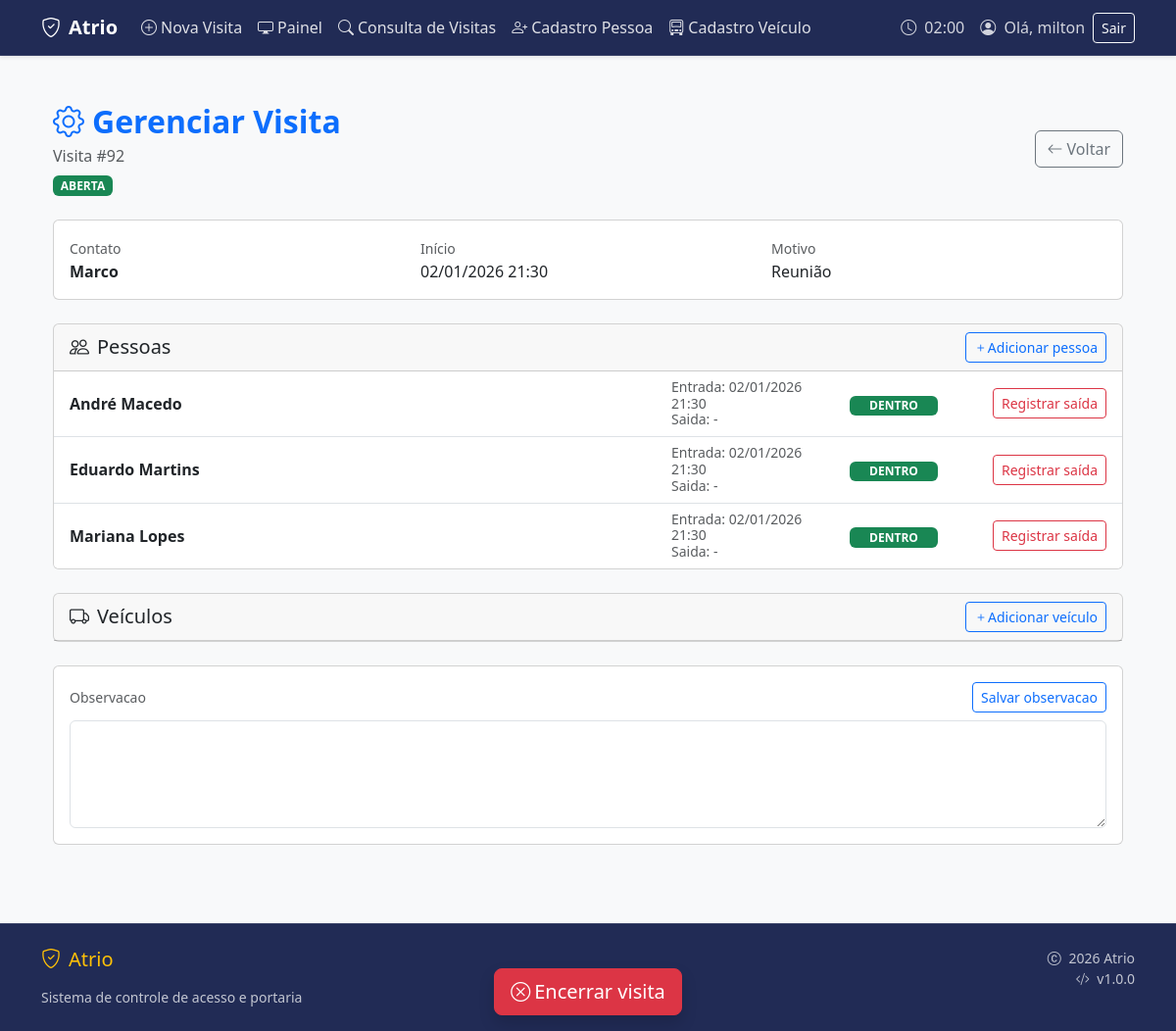
The app's page /visitas/92/ (signed in), older data.
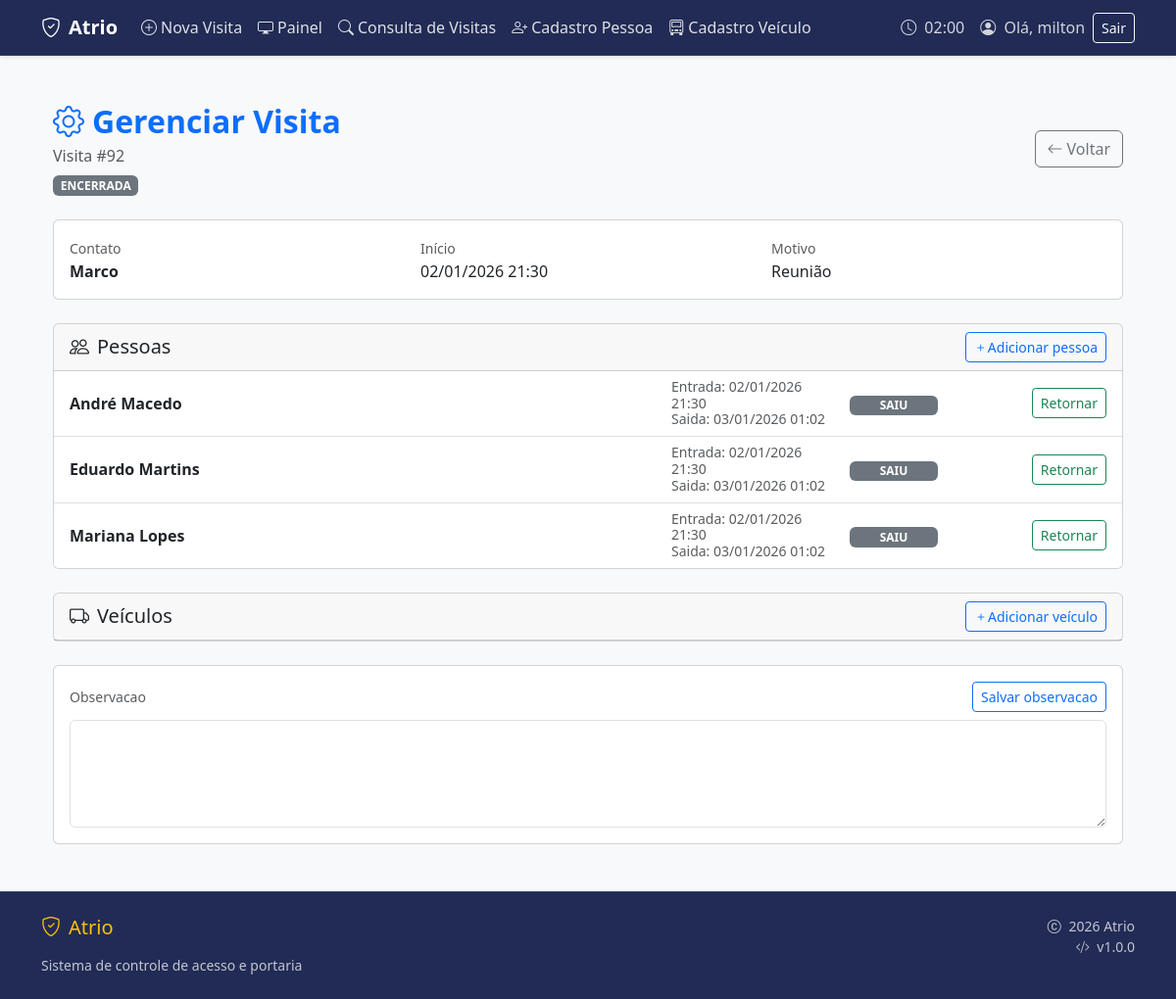
The same page, newer data.
### apps/visitas/models.py (models this page shows, shortened)
class GrupoVisita(models.Model):
    criado_por = models.ForeignKey(
        settings.AUTH_USER_MODEL,
        on_delete=models.SET_NULL,
        null=True,
        blank=True,
        related_name="visitas_criadas"
    )
    data_entrada = models.DateTimeField(auto_now_add=True)
    data_saida = models.DateTimeField(blank=True, null=True)
    autorizado_por = models.CharField(max_length=200, blank=True, null=True)
    motivo = models.CharField(max_length=200, blank=True, null=True)
    observacao = models.TextField(blank=True, null=True)

class VisitaPessoa(models.Model):
    grupo = models.ForeignKey(
        GrupoVisita,
        on_delete=models.CASCADE,
        related_name="pessoas"
    )
    pessoa = models.ForeignKey(
        "pessoas.Pessoa",
        on_delete=models.CASCADE
    )
    data_entrada = models.DateTimeField(auto_now_add=True)
    data_saida = models.DateTimeField(blank=True, null=True)

### apps/pessoas/models.py (models this page shows, shortened)
class Pessoa(models.Model):
    TIPO_CHOICES = [
        ("visitante", "Visitante"),
        ("funcionario", "Funcionário"),
        ("motorista", "Motorista"),
    ]
    nome = models.CharField(max_length=200)
    empresa = models.CharField(max_length=200, blank=True, null=True)
    tipo = models.CharField(max_length=20, choices=TIPO_CHOICES, blank=True, null=True)
    observacao = models.TextField(blank=True, null=True)
    criado_em = models.DateTimeField(auto_now_add=True)
    class Meta:
        app_label = "pessoas"

### apps/ui/views.py (the view)
# urls.py: path('visitas/<int:id>/', views.gerenciar_visita, name='gerenciar_visita'),
@login_required
def gerenciar_visita(request, id):
    visita = get_object_or_404(GrupoVisita, pk=id)
    pessoas = VisitaPessoa.objects.filter(grupo=visita).select_related("pessoa")
    veiculos = VisitaVeiculo.objects.filter(grupo=visita).select_related("veiculo")
    return render(request, "ui/gerenciar_visita.html", {
        "visita": visita,
        "pessoas": pessoas,
        "veiculos": veiculos,
    })

### apps/ui/templates/ui/gerenciar_visita.html (shortened to what this page needs)
{% extends "ui/base.html" %}
{% load static %}
{% block content %}
<div class="container-fluid py-4">
  <div class="d-flex justify-content-between align-items-center mb-4">
    <div>
      <h2 class="fw-bold text-primary mb-1">
        <i class="bi bi-gear me-2"></i>Gerenciar Visita
      </h2>
      <p class="text-muted mb-0">
        Visita #{{ visita.id }}
      </p>
      {% if visita.data_saida %}
        <span class="badge bg-secondary mt-2">ENCERRADA</span>
      {% else %}
        <span class="badge bg-success mt-2">ABERTA</span>
      {% endif %}
    </div>
    <div class="d-flex gap-2">
      <a href="{% url 'ui:visitas' %}" class="btn btn-outline-secondary" id="btnVoltarVisitas" data-default-url="{% url 'ui:visitas' %}">
        <i class="bi bi-arrow-left me-1"></i>Voltar
      </a>
    </div>
  </div>
  <div class="card mb-4">
    <div class="card-body">
      <div class="row g-3">
        <div class="col-md-4">
          <small class="text-muted">Contato</small>
          <div class="fw-semibold">{{ visita.autorizado_por }}</div>
        </div>
        <div class="col-md-4">
          <small class="text-muted">Início</small>
          <div>{{ visita.data_entrada|date:"d/m/Y H:i" }}</div>
        </div>
        <div class="col-md-4">
          <small class="text-muted">Motivo</small>
          <div>{{ visita.motivo|default:"-" }}</div>
        </div>
      </div>
    </div>
  </div>
  <div class="card mb-4">
    <div class="card-header d-flex justify-content-between align-items-center">
      <h5 class="mb-0">
        <i class="bi bi-people me-2"></i>Pessoas
      </h5>
      <button
        id="btnAddPessoaGerenciar"
        class="btn btn-sm btn-outline-primary"
        onclick="mostrarBuscaPessoa()">
        <i class="bi bi-plus"></i>Adicionar pessoa
      </button>
    </div>
    <ul class="list-group list-group-flush">
      {% for p in pessoas %}
        <li class="list-group-item">
          <div class="linha-visita">
            <div class="col-nome">
              <strong>{{ p.pessoa.nome }}</strong>
            </div>
            <div class="col-datas text-muted small">
              <div>Entrada: {{ p.data_entrada|date:"d/m/Y H:i" }}</div>
              <div>Saida: {{ p.data_saida|date:"d/m/Y H:i"|default:"-" }}</div>
            </div>
            <div class="col-status">
              {% if p.data_saida %}
                <span class="badge bg-secondary status-badge">SAIU</span>
              {% else %}
                <span class="badge bg-success status-badge">DENTRO</span>
              {% endif %}
            </div>
            <div class="col-acao">
              {% if p.data_saida %}
                <button class="btn btn-sm btn-outline-success"
                        onclick="registrarEntradaPessoa({{ p.id }})">
                  Retornar
                </button>
              {% else %}
                <button class="btn btn-sm btn-outline-danger"
                        onclick="registrarSaidaPessoa({{ p.id }})">
                  Registrar saída
                </button>
              {% endif %}
            </div>
          </div>
        </li>
      {% endfor %}
    </ul>
  </div>
  <div class="card">
    <div class="card-header d-flex justify-content-between align-items-center">
      <h5 class="mb-0">
        <i class="bi bi-truck me-2"></i>Veículos
      </h5>
      <button
        id="btnAddVeiculoGerenciar"
        class="btn btn-sm btn-outline-primary"
        onclick="mostrarBuscaVeiculo()">
        <i class="bi bi-plus"></i>Adicionar veículo
      </button>
    </div>
  </div>
  <div class="card mt-4">
    <div class="card-body">
      <div class="d-flex justify-content-between align-items-center mb-2">
        <small class="text-muted">Observacao</small>
        <button class="btn btn-sm btn-outline-primary" id="btnSalvarObservacao">
          Salvar observacao
        </button>
      </div>
      <textarea id="observacaoInput" class="form-control" rows="4">{{ visita.observacao|default:"" }}</textarea>
    </div>
  </div>
</div>
{% if not visita.data_saida %}
  <div class="container-fluid py-3">
    <div class="sticky-footer">
      <div class="inner">
        <button id="btnEncerrarGerenciar" class="btn btn-danger btn-lg shadow"
          onclick="handleEncerrarClick()">
          <i class="bi bi-x-circle me-1"></i>Encerrar visita
        </button>
      </div>
    </div>
  </div>
{% endif %}
{% endblock %}

### apps/ui/templates/ui/base.html (shortened to what this page needs)
{% load static %}
<!DOCTYPE html>
<html lang="pt-BR">
<head>
  <link href="https://cdn.jsdelivr.net/npm/bootstrap@5.3.3/dist/css/bootstrap.min.css" rel="stylesheet">
  <link href="https://cdn.jsdelivr.net/npm/bootstrap-icons@1.11.3/font/bootstrap-icons.min.css" rel="stylesheet">
  <link rel="stylesheet" href="{% static 'css/estilos.css' %}">
</head>
<body class="d-flex flex-column min-vh-100 bg-light">
<nav class="navbar navbar-expand-lg navbar-dark navbar-custom shadow-sm">
  <div class="container">
    <a class="navbar-brand fw-bold" href="{% url 'ui:painel' %}">
      <i class="bi bi-shield-check me-2"></i>Atrio
    </a>
    <div class="collapse navbar-collapse" id="navbarNav">
      <ul class="navbar-nav me-auto">
        <li class="nav-item">
          <a class="nav-link {% if request.resolver_match.url_name == 'nova_visita' %}active{% endif %}"
             href="{% url 'ui:nova_visita' %}">
            <i class="bi bi-plus-circle me-1"></i>Nova Visita
          </a>
        </li>
        <li class="nav-item">
          <a class="nav-link {% if request.resolver_match.url_name == 'painel' %}active{% endif %}"
             href="{% url 'ui:painel' %}">
            <i class="bi bi-display me-1"></i>Painel
          </a>
        </li>
        <li class="nav-item">
          <a class="nav-link {% if request.resolver_match.url_name == 'visitas' %}active{% endif %}"
             href="{% url 'ui:visitas' %}">
            <i class="bi bi-search me-1"></i>Consulta de Visitas
          </a>
        </li>
        <li class="nav-item">
          <a class="nav-link {% if request.resolver_match.url_name == 'cadastro_pessoa' %}active{% endif %}"
             href="{% url 'ui:cadastro_pessoa' %}">
            <i class="bi bi-person-plus me-1"></i>Cadastro Pessoa
          </a>
        </li>
        <li class="nav-item">
          <a class="nav-link {% if request.resolver_match.url_name == 'cadastro_veiculo' %}active{% endif %}"
             href="{% url 'ui:cadastro_veiculo' %}">
            <i class="bi bi-truck-front me-1"></i>Cadastro Veículo
          </a>
        </li>
      </ul>
      <div class="d-flex align-items-center gap-3">
        <div class="navbar-text d-none d-lg-block">
          <i class="bi bi-clock me-1"></i>
          <span id="currentTime">{{ now|date:"H:i" }}</span>
        </div>
        {% if request.user.is_authenticated %}
          <div class="d-none d-lg-flex align-items-center gap-2">
            <div class="navbar-text">
              <i class="bi bi-person-circle me-1"></i>
              Olá, {{ request.user.get_full_name|default:request.user.username }}
            </div>
            <form method="post" action="{% url 'logout' %}" class="d-inline">
              <button type="submit" class="btn btn-sm btn-outline-light">
                Sair
              </button>
            </form>
          </div>
        {% else %}
          <a class="btn btn-sm btn-outline-light" href="{% url 'login' %}">
            Entrar
          </a>
        {% endif %}
      </div>
    </div>
  </div>
</nav>
<main class="container py-4 flex-grow-1">
  {% block content %}{% endblock %}
</main>
<footer class="footer-custom footer mt-auto text-light py-4">
  <div class="container">
    <div class="row">
      <div class="col-md-6">
        <h5 class="text-warning mb-3">
          <i class="bi bi-shield-check me-2"></i>Atrio
        </h5>
        <p class="small text-light mb-0 opacity-75">
          Sistema de controle de acesso e portaria
        </p>
      </div>
      <div class="col-md-6 text-md-end">
        <p class="small text-light mb-0 opacity-75">
          <i class="bi bi-c-circle me-1"></i> {% now "Y" %} Atrio
        </p>
        <p class="small text-light opacity-75 mb-0">
          <i class="bi bi-code-slash me-1"></i> v1.0.0
        </p>
      </div>
    </div>
  </div>
</footer>
</body>
</html>

### apps/ui/static/css/estilos.css (style rules this page uses)
:root { --info-color: #0dcaf0; --system-online: #198754; --system-offline: #dc3545; --warning-bg: #fff3cd; --warning-border: #ffc107; --critical-bg: #f8d7da; --critical-border: #dc3545; }
.navbar-custom { background-color: #212b55 !important; border-bottom: 1px solid rgba(255, 255, 255, 0.1); }
.footer-custom { background-color: #212b55 !important; border-top: 1px solid rgba(255, 255, 255, 0.1); }
.navbar-custom .nav-link { color: rgba(255, 255, 255, 0.85) !important; transition: all 0.2s ease; }
.navbar-custom .navbar-brand { color: #fff !important; }
.navbar-custom .navbar-text { color: rgba(255, 255, 255, 0.8) !important; }

### apps/ui/templates/ui/gerenciar_visita.html (style rules this page uses)
.linha-visita { display: grid; grid-template-columns: 1fr 170px 90px 160px; align-items: center; column-gap: 12px; }
.col-nome { min-width: 0; white-space: nowrap; overflow: hidden; text-overflow: ellipsis; }
.status-badge { display: inline-block; width: 90px; text-align: center; }
.col-acao { text-align: right; }
.col-datas { line-height: 1.2; }

Row changes from the older to the newer data that the page shows:
changed VisitaPessoa "André Macedo": data_saida "-" → "03/01/2026 01:02"; data_saida "DENTRO Registrar saída" → "SAIU Retornar"
changed VisitaPessoa "Eduardo Martins": data_saida "-" → "03/01/2026 01:02"; data_saida "DENTRO Registrar saída" → "SAIU Retornar"
changed VisitaPessoa "Mariana Lopes": data_saida "-" → "03/01/2026 01:02"; data_saida "DENTRO Registrar saída" → "SAIU Retornar"
Text that changed along with them:
text no longer shown: "ABERTA Encerrar visita"
text now shown: "ENCERRADA"
